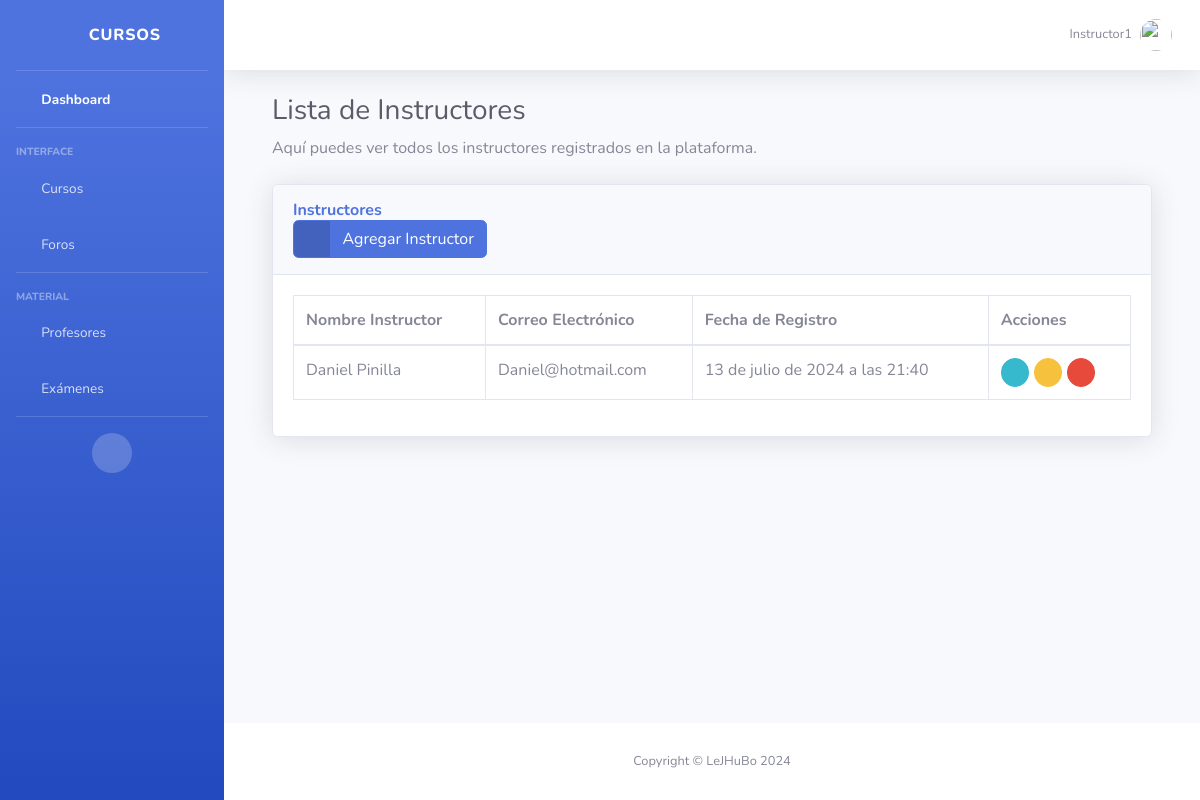
Page /courses/instructors/ (signed in) on the earlier database version.
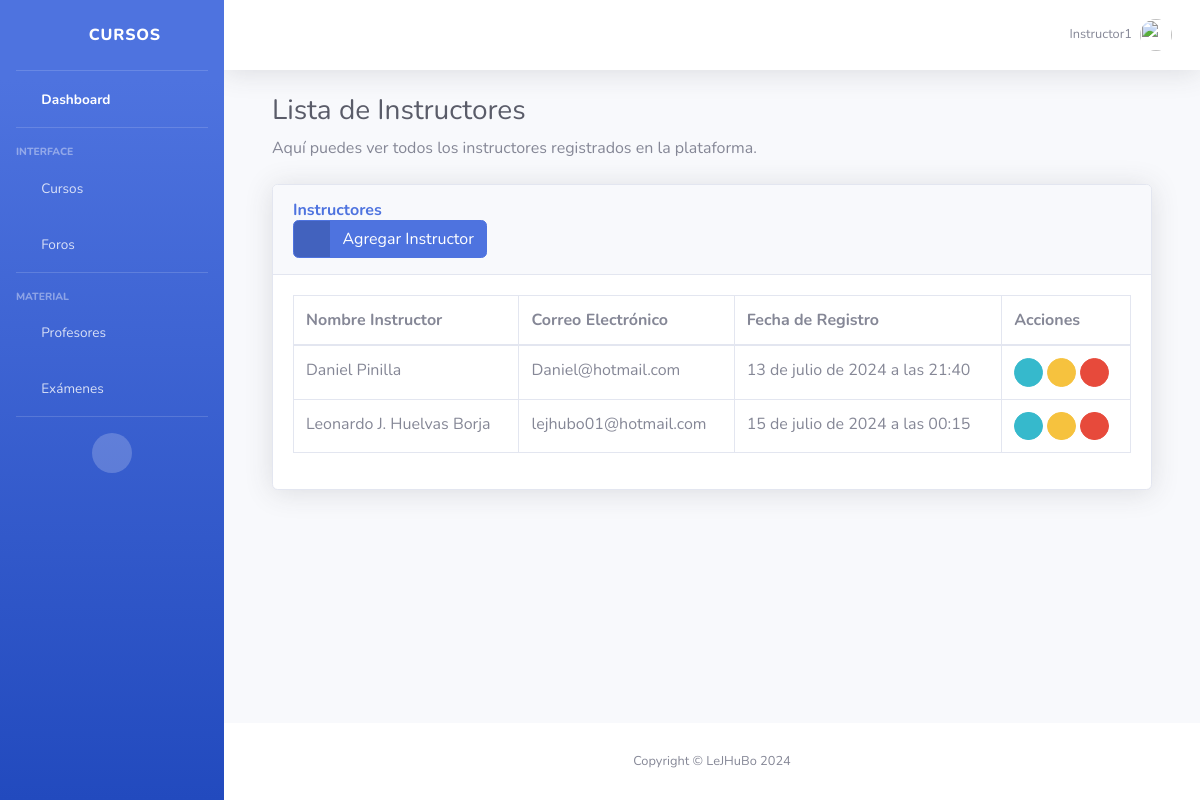
Same page on the later database version.
### courses/models.py (models this page shows, shortened)
class User(AbstractUser):
    ROLE_CHOICES = (
        ('student', 'Student'),
        ('instructor', 'Instructor'),
        ('admin', 'Admin'),
    )
    role = models.CharField(max_length=10, choices=ROLE_CHOICES, default='student')
    groups = models.ManyToManyField(Group, related_name='custom_user_set')
    user_permissions = models.ManyToManyField(Permission, related_name='custom_user_set')
    profile_picture = models.ImageField(upload_to='profile_pictures/', null=True, blank=True)
    objects = UserManager()

### courses/views.py (the view)
# urls.py: path('instructors/', views.InstructorListView.as_view(), name='instructor_list'),
class InstructorListView(LoginRequiredMixin, StudentAccessMixin, ListView):
    model = User
    template_name = 'instructors/instructor_list.html'
    context_object_name = 'instructors'
    queryset = User.objects.filter(role='instructor')

### courses/views.py (called while the page is built)
    def test_func(self):
        return self.request.user.role != 'student'

### courses/templates/instructors/instructor_list.html
{% extends 'index.html' %} {% block title %}Lista de Instructores{% endblock %} {% block content %}
<div class="container-fluid">
    <h1 class="h3 mb-2 text-gray-800">Lista de Instructores</h1>
    <p class="mb-4">Aquí puedes ver todos los instructores registrados en la plataforma.</p>
    <div class="card shadow mb-4">
        <div class="card-header py-3">
            <h6 class="m-0 font-weight-bold text-primary">Instructores</h6>
            <a href="{% url 'instructor_add' %}" class="btn btn-primary btn-icon-split">
                <span class="icon text-white-50">
                    <i class="fas fa-plus"></i>
                </span>
                <span class="text">Agregar Instructor</span>
            </a>
        </div>
        <div class="card-body">
            {% if instructors %}
            <div class="table-responsive">
                <table class="table table-bordered" id="dataTable" width="100%" cellspacing="0">
                    <thead>
                        <tr>
                            <th>Nombre Instructor</th>
                            <th>Correo Electrónico</th>
                            <th>Fecha de Registro</th>
                            <th>Acciones</th>
                        </tr>
                    </thead>
                    <tbody>
                        {% for instructor in instructors %}
                        <tr>
                            <td>{{ instructor.get_full_name }}</td>
                            <td>{{ instructor.email }}</td>
                            <td>{{ instructor.date_joined }}</td>
                            <td>
                                <a href="{% url 'instructor_detail' instructor.pk %}" class="btn btn-info btn-circle btn-sm">
                                    <i class="fas fa-eye"></i>
                                </a>
                                <a href="{% url 'instructor_edit' instructor.pk %}" class="btn btn-warning btn-circle btn-sm">
                                    <i class="fas fa-edit"></i>
                                </a>
                                <a href="{% url 'instructor_delete' instructor.pk %}" class="btn btn-danger btn-circle btn-sm">
                                    <i class="fas fa-trash"></i>
                                </a>
                            </td>
                        </tr>
                        {% endfor %}
                    </tbody>
                </table>
            </div>
            {% else %}
            <p>No hay instructores disponibles.</p>
            {% endif %}
        </div>
    </div>
</div>
{% endblock %}

### courses/templates/index.html (shortened to what the changed rows need)
{% load static %}
<!DOCTYPE html>
<html lang="en">
<head>
    <link href="{% static 'vendor/fontawesome-free/css/all.min.css' %}" rel="stylesheet" type="text/css">
    <link href="{% static 'css/sb-admin-2.min.css' %}" rel="stylesheet">
</head>
<body id="page-top">
    <div id="wrapper">
        <div id="content-wrapper" class="d-flex flex-column">
            <div id="content">
                <nav class="navbar navbar-expand navbar-light bg-white topbar mb-4 static-top shadow">
                    <ul class="navbar-nav ml-auto">
                        <li class="nav-item dropdown no-arrow">
                            <a class="nav-link dropdown-toggle" href="#" id="userDropdown" role="button" data-toggle="dropdown" aria-haspopup="true" aria-expanded="false">
                                <span class="mr-2 d-none d-lg-inline text-gray-600 small">{{ user.username }}</span> {% if user.profile_picture %}
                                <img class="img-profile rounded-circle" src="{{ user.profile_picture.url }}"> {% else %}
                                <img class="img-profile rounded-circle" src="{% static 'img/undraw_profile.svg' %}"> {% endif %}
                            </a>
                        </li>
                    </ul>
                </nav>
                <div class="container-fluid">
                    {% block content %}{% endblock %}
                </div>
            </div>
        </div>
    </div>
</body>
</html>

Differences in the rows shown:
added User: get_full_name "Leonardo J. Huelvas Borja", email "lejhubo01@hotmail.com", date_joined "15 de julio de 2024 a las 00:15"
